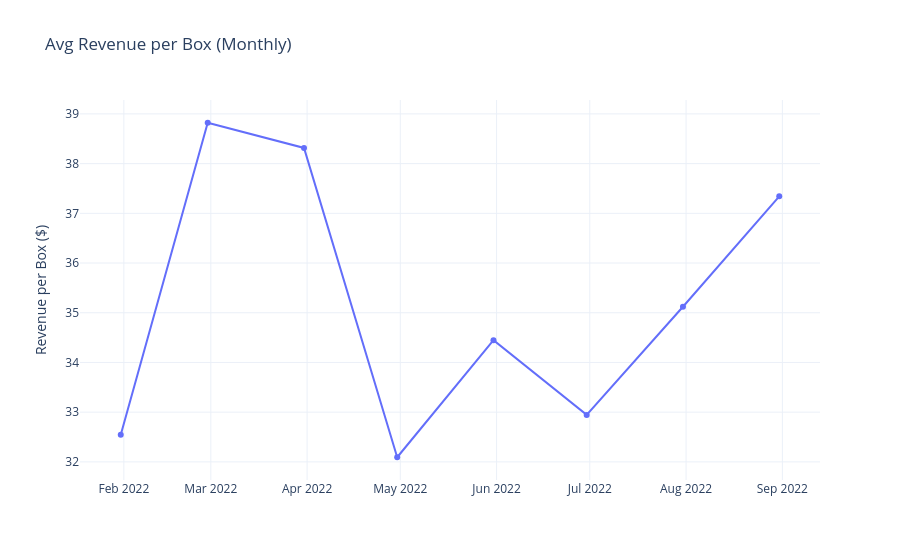

Notebook code for this chart:
### Markdown cell above
## 6. Deal Size Trends

Revenue per box over time — are we shipping larger or smaller orders?

### Code cell
deal_size = (
    df.set_index('Date')
    .resample('ME')[['Amount', 'Boxes Shipped']]
    .sum()
    .assign(revenue_per_box=lambda x: x['Amount'] / x['Boxes Shipped'])
    .reset_index()
)

fig = px.line(
    deal_size,
    x='Date', y='revenue_per_box',
    markers=True,
    title='Avg Revenue per Box (Monthly)',
    labels={'revenue_per_box': 'Revenue per Box ($)', 'Date': ''}
)
fig.show()

### Figure 1 — Plotly figure (JSON) as saved in the notebook; plotly's stock layout.template omitted (floating-point values rounded to 4 significant figures)
{"data": [{"hovertemplate": "=%{x}<br>Revenue per Box ($)=%{y}<extra></extra>", "legendgroup": "", "line": {"color": "#636efa", "dash": "solid"}, "marker": {"symbol": "circle"}, "mode": "lines+markers", "name": "", "orientation": "v", "showlegend": false, "type": "scatter", "x": ["2022-01-31T00:00:00.000000000", "2022-02-28T00:00:00.000000000", "2022-03-31T00:00:00.000000000", "2022-04-30T00:00:00.000000000", "2022-05-31T00:00:00.000000000", "2022-06-30T00:00:00.000000000", "2022-07-31T00:00:00.000000000", "2022-08-31T00:00:00.000000000"], "xaxis": "x", "y": [32.54, 38.82, 38.32, 32.09, 34.45, 32.95, 35.12, 37.34], "yaxis": "y"}], "layout": {"legend": {"tracegroupgap": 0}, "title": {"text": "Avg Revenue per Box (Monthly)"}, "xaxis": {"anchor": "y", "domain": [0, 1], "title": {"text": ""}}, "yaxis": {"anchor": "x", "domain": [0, 1], "title": {"text": "Revenue per Box ($)"}}}}
